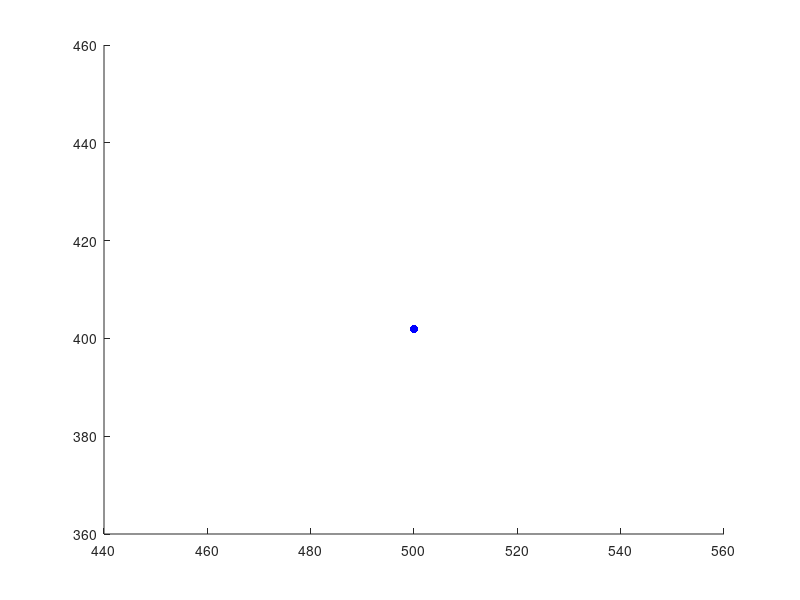

The MATLAB source for this figure: (Note: this script raises an error after producing the figure.)
dt = 1; % timestep (1s)
g = 9.81; % gravity (m/s^2)

A = [1, 0, dt, 0;
    0,  1, 0,  dt;
    0,  0, 1,  0;
    0,  0, 0,  1];

B = [0; 0; 0; -g*dt];

mu = zeros(4, 1);
Q = [20, 0, 5, 0;
    0, 20, 0, 5;
    5, 0, 10, 0;
    0, 5, 0, 10];

% initial condition means
xhat = [0; 0; 100; 100];


% initial conditions covariance
P = [0, 0, 0, 0;
    0, 0, 0, 0;
    0, 0, 25, 5;
    0, 0, 5, 25];


%% PROBLEM 1
% mean vehicle state and covariance at time t=5

% PART C
% recursively udpates the vehicle state + covariance
% not sure if w (uncertainty) should factor in here.

P_5 = P;
xhat_5 = xhat;
for i=1:5
    xhat_new = A*xhat_5 + B;
    xhat_5 = xhat_new;
    P_new = A*P_5*A.' + Q;
    P_5 = P_new;
end

% PART D
figure(1)
hold on
scatter(xhat_5(1), xhat_5(2), 'b', 'filled')
confidence_ellipse(xhat_5, P_5, 0.1, 'r');
confidence_ellipse(xhat_5, P_5, 0.05, 'r');
ylabel('$x_{2}$', 'interpreter', 'latex');
xlabel('$x_{1}$', 'interpreter', 'latex');
title('90% and 95% Confidence Intervals for Projectile State')
axis equal;

% PART E
xhat_10 = xhat;
P_10 = P;

for i=1:10
    xhat_new = A*xhat_10 + B;
    xhat_10 = xhat_new;
    P_new = A*P_10*A.' + Q;
    P_10 = P_new;
end

xhat_15 = xhat;
P_15 = P;
for i=1:15
    xhat_new = A*xhat_15 + B;
    xhat_15 = xhat_new;
    P_new = A*P_15*A.' + Q;
    P_15 = P_new;
end

figure(2)
hold on
axis equal

scatter(xhat_10(1), xhat_10(2), 'k', 'filled')
confidence_ellipse(xhat_10, P_10, 0.1, 'k');
ylabel('$x_{2}$', 'interpreter', 'latex');
xlabel('$x_{1}$', 'interpreter', 'latex');
title('90% Confidence Interval for Projectile State')

scatter(xhat_15(1), xhat_15(2), 'r', 'filled')
confidence_ellipse(xhat_15, P_15, 0.1, 'r');
ylabel('$x_{2}$', 'interpreter', 'latex');
xlabel('$x_{1}$', 'interpreter', 'latex');
legend('$\hat{x}_{10|0}$', '$P_{10|0}$', '$\hat{x}_{15|0}$', '$P_{15|0}$', 'interpreter', 'latex')
title('90% Confidence Interval for Projectile State')


